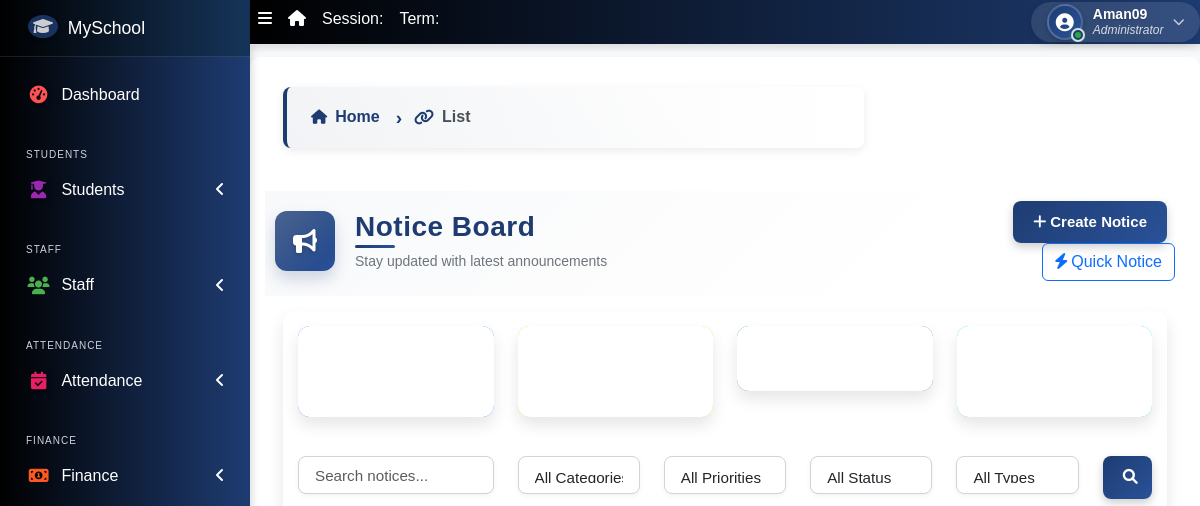
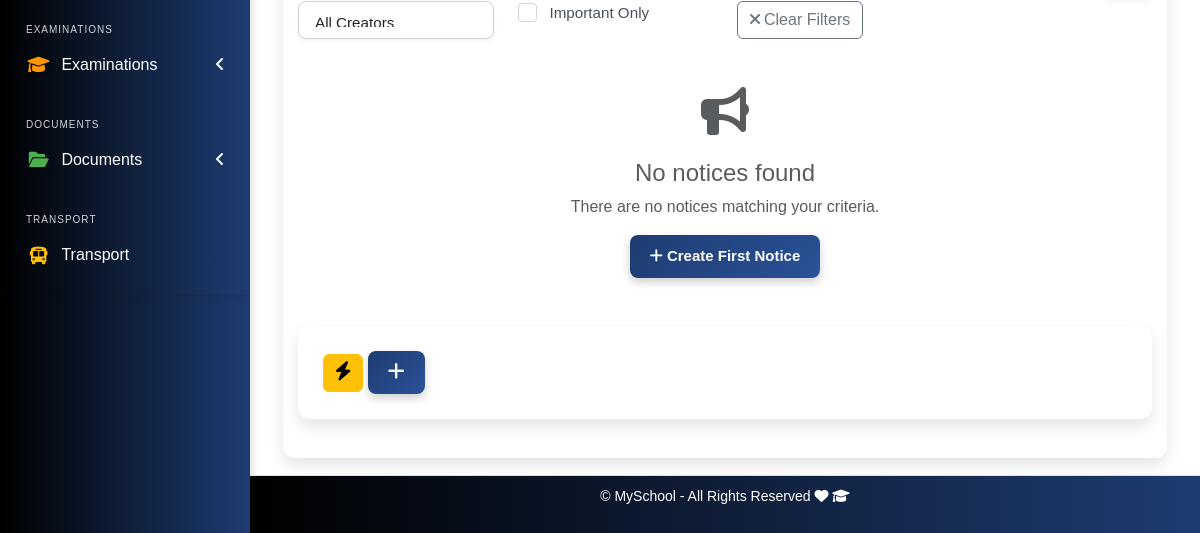
The page /notices/ (signed in) on the database as committed earlier (2 pictures, top to bottom).
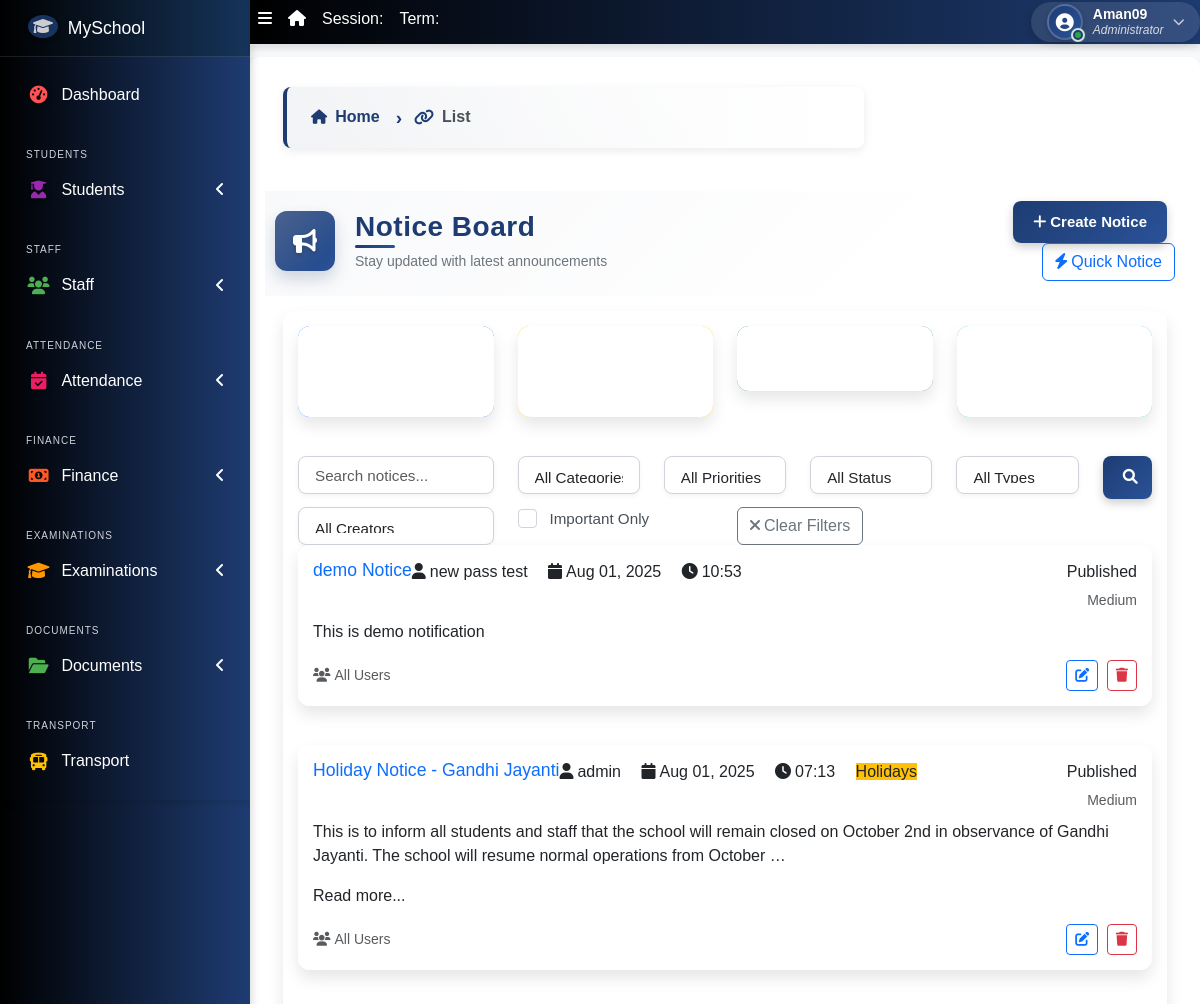
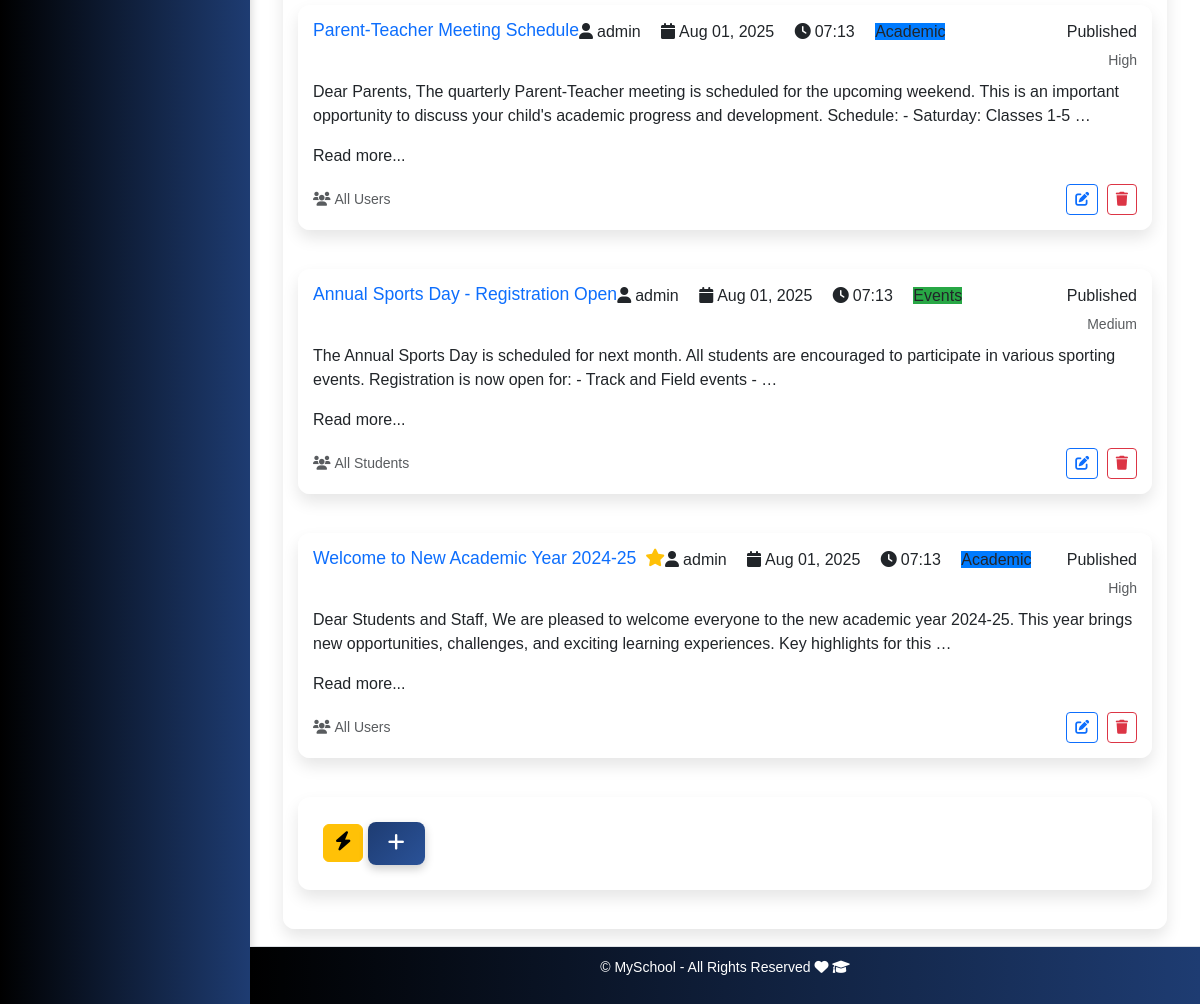
The same page on the database as committed later (2 pictures, top to bottom).
### apps/notice/models.py (models this page shows, shortened)
class Notice(models.Model):
    PRIORITY_CHOICES = [
        ('low', 'Low'),
        ('medium', 'Medium'),
        ('high', 'High'),
        ('urgent', 'Urgent'),
    ]
    STATUS_CHOICES = [
        ('draft', 'Draft'),
        ('published', 'Published'),
        ('archived', 'Archived'),
    ]
    RECIPIENT_TYPE_CHOICES = [
        ('all', 'All Users'),
        ('students', 'All Students'),
        ('teachers', 'All Teachers'),
        ('staff', 'All Staff'),
        ('class', 'Specific Class'),
        ('individual', 'Individual Users'),
    ]
    title = models.CharField(max_length=200)
    content = models.TextField()
    created_by = models.ForeignKey(User, on_delete=models.CASCADE, related_name='created_notices')
    created_at = models.DateTimeField(default=timezone.now)
    updated_at = models.DateTimeField(auto_now=True)
    priority = models.CharField(max_length=10, choices=PRIORITY_CHOICES, default='medium')
    status = models.CharField(max_length=10, choices=STATUS_CHOICES, default='draft')
    recipient_type = models.CharField(max_length=15, choices=RECIPIENT_TYPE_CHOICES, default='all')
    target_class = models.ForeignKey(StudentClass, on_delete=models.CASCADE, null=True, blank=True,
                                   help_text="Select class if recipient type is 'Specific Class'")
    valid_from = models.DateTimeField(default=timezone.now)
    valid_until = models.DateTimeField(null=True, blank=True,
                                     help_text="Leave blank for no expiry")
    send_email = models.BooleanField(default=False, help_text="Send email notification")
    send_sms = models.BooleanField(default=False, help_text="Send SMS notification")
    is_important = models.BooleanField(default=False, help_text="Mark as important notice")
    attachment = models.FileField(upload_to='notices/attachments/', null=True, blank=True)
    category = models.ForeignKey('NoticeCategory', on_delete=models.SET_NULL, null=True, blank=True)
    class Meta:
        ordering = ['-created_at']
        verbose_name = 'Notice'
        verbose_name_plural = 'Notices'

class NoticeCategory(models.Model):
    name = models.CharField(max_length=100, unique=True)
    description = models.TextField(blank=True)
    color = models.CharField(max_length=7, default='#007bff',
                           help_text="Hex color code for category display")
    is_active = models.BooleanField(default=True)
    created_at = models.DateTimeField(default=timezone.now)
    class Meta:
        ordering = ['name']
        verbose_name = 'Notice Category'
        verbose_name_plural = 'Notice Categories'
    def __str__(self):
        return self.name

### apps/notice/views.py (the view, shortened to what this page needs)
# urls.py: path('', views.NoticeListView.as_view(), name='list'),
class NoticeListView(LoginRequiredMixin, ListView):
    model = Notice
    template_name = 'notice/notice_list.html'
    context_object_name = 'notices'
    paginate_by = 10
    def get_queryset(self):
        queryset = Notice.objects.select_related('created_by', 'category', 'target_class')
        user_role = get_user_role(self.request.user)
        form = NoticeFilterForm(self.request.GET)
        if form.is_valid():
            if form.cleaned_data['search']:
                search_term = form.cleaned_data['search']
                queryset = queryset.filter(
                    Q(title__icontains=search_term) |
                    Q(content__icontains=search_term)
                )
            if form.cleaned_data['category']:
                queryset = queryset.filter(category=form.cleaned_data['category'])
            if form.cleaned_data['priority']:
                queryset = queryset.filter(priority=form.cleaned_data['priority'])
            if form.cleaned_data['status']:
                queryset = queryset.filter(status=form.cleaned_data['status'])
            if form.cleaned_data['recipient_type']:
                queryset = queryset.filter(recipient_type=form.cleaned_data['recipient_type'])
            if form.cleaned_data['created_by']:
                queryset = queryset.filter(created_by=form.cleaned_data['created_by'])
            if form.cleaned_data['is_important']:
                queryset = queryset.filter(is_important=True)
        return queryset.order_by('-created_at')
    def get_context_data(self, **kwargs):
        context = super().get_context_data(**kwargs)
        context['filter_form'] = NoticeFilterForm(self.request.GET)
        context['user_role'] = get_user_role(self.request.user)
        context['unread_count'] = NoticeRecipient.objects.filter(
            user=self.request.user,
            is_read=False
        ).count()
        return context

### apps/notice/views.py (called while the page is built, shortened)
def get_user_role(user):
    if user.is_superuser:
        return 'admin'

### apps/notice/templates/notice/notice_list.html (shortened to what the changed rows need)
{% extends "base.html" %}
{% load static %}
{% block title %}Notice Board{% endblock %}
{% block content %}
    <div class="row">
        {% for notice in notices %}
        <div class="col-12 mb-3">
            <div class="card notice-card priority-{{ notice.priority }} {% if notice.is_important %}important-notice{% endif %}"
                 data-notice-id="{{ notice.id }}">
                <div class="card-body">
                    <div class="d-flex justify-content-between align-items-start mb-2">
                        <div class="flex-grow-1">
                            <h5 class="card-title mb-1">
                                <a href="{% url 'notice:detail' notice.pk %}" class="text-decoration-none">
                                    {{ notice.title }}
                                    {% if notice.is_important %}
                                        <i class="fas fa-star text-warning ms-1"></i>
                                    {% endif %}
                                </a>
                            </h5>
                            <div class="notice-meta mb-2">
                                <span class="me-3">
                                    <i class="fas fa-user me-1"></i>{{ notice.created_by.get_full_name|default:notice.created_by.username }}
                                </span>
                                <span class="me-3">
                                    <i class="fas fa-calendar me-1"></i>{{ notice.created_at|date:"M d, Y" }}
                                </span>
                                <span class="me-3">
                                    <i class="fas fa-clock me-1"></i>{{ notice.created_at|time:"H:i" }}
                                </span>
                                {% if notice.category %}
                                <span class="category-badge me-2" style="background-color: {{ notice.category.color }}">
                                    {{ notice.category.name }}
                                </span>
                                {% endif %}
                            </div>
                        </div>
                        <div class="text-end">
                            <span class="notice-status status-{{ notice.status }}">
                                {{ notice.get_status_display }}
                            </span>
                            <div class="mt-1">
                                <small class="text-muted">{{ notice.get_priority_display }}</small>
                            </div>
                        </div>
                    </div>
                    <div class="notice-content">
                        {{ notice.content|truncatewords:30|linebreaks }}
                    </div>
                    {% if notice.content|wordcount > 30 %}
                    <span class="read-more">Read more...</span>
                    {% endif %}
                    <div class="d-flex justify-content-between align-items-center mt-3">
                        <div>
                            <small class="text-muted">
                                <i class="fas fa-users me-1"></i>{{ notice.get_recipient_type_display }}
                            </small>
                        </div>
                        <div>
                            {% if user_role == 'admin' or notice.created_by == user %}
                            <a href="{% url 'notice:update' notice.pk %}" class="btn btn-sm btn-outline-primary me-1">
                                <i class="fas fa-edit"></i>
                            </a>
                            <a href="{% url 'notice:delete' notice.pk %}" class="btn btn-sm btn-outline-danger">
                                <i class="fas fa-trash"></i>
                            </a>
                            {% endif %}
                        </div>
                    </div>
                </div>
            </div>
        </div>
        {% empty %}
        <div class="col-12">
            <div class="text-center py-5">
                <i class="fas fa-bullhorn fa-3x text-muted mb-3"></i>
                <h4 class="text-muted">No notices found</h4>
                <p class="text-muted">There are no notices matching your criteria.</p>
                {% if user_role == 'admin' or user_role == 'teacher' %}
                <a href="{% url 'notice:create' %}" class="btn btn-primary">
                    <i class="fas fa-plus me-1"></i>Create First Notice
                </a>
                {% endif %}
            </div>
        </div>
        {% endfor %}
    </div>
{% endblock %}

Rows that differ between the two databases and show on the page:
added Notice: title "demo Notice", created_by.get_full_name "new pass test", created_at "Aug 01, 2025", created_at "10:53", status "Published", priority "Medium", content "This is demo notification", recipient_type "All Users"
added Notice: title "Holiday Notice - Gandhi Jayanti", created_by.get_full_name "admin", created_at "Aug 01, 2025", created_at "07:13", category.name "Holidays", status "Published", priority "Medium", content "This is to inform all students and staff that the school will remain closed on October 2nd in observance of Gandhi Jayanti. The school will resume normal operations from October …", shows "Read more...", recipient_type "All Users"
added Notice: title "Parent-Teacher Meeting Schedule", created_by.get_full_name "admin", created_at "Aug 01, 2025", created_at "07:13", category.name "Academic", status "Published", priority "High", content "Dear Parents, The quarterly Parent-Teacher meeting is scheduled for the upcoming weekend. This is an important opportunity to discuss your child's academic progress and development. Schedule: - Saturday: Classes 1-5 …", shows "Read more...", recipient_type "All Users"
added Notice: title "Annual Sports Day - Registration Open", created_by.get_full_name "admin", created_at "Aug 01, 2025", created_at "07:13", category.name "Events", status "Published", priority "Medium", content "The Annual Sports Day is scheduled for next month. All students are encouraged to participate in various sporting events. Registration is now open for: - Track and Field events - …", shows "Read more...", recipient_type "All Students"
added Notice: title "Welcome to New Academic Year 2024-25", is_important True (drawn), created_by.get_full_name "admin", created_at "Aug 01, 2025", created_at "07:13", category.name "Academic", status "Published", priority "High", content "Dear Students and Staff, We are pleased to welcome everyone to the new academic year 2024-25. This year brings new opportunities, challenges, and exciting learning experiences. Key highlights for this …", shows "Read more...", recipient_type "All Users"
Other text that changed with them:
text no longer shown: "No notices found There are no notices matching your criteria. Create First Notice"
